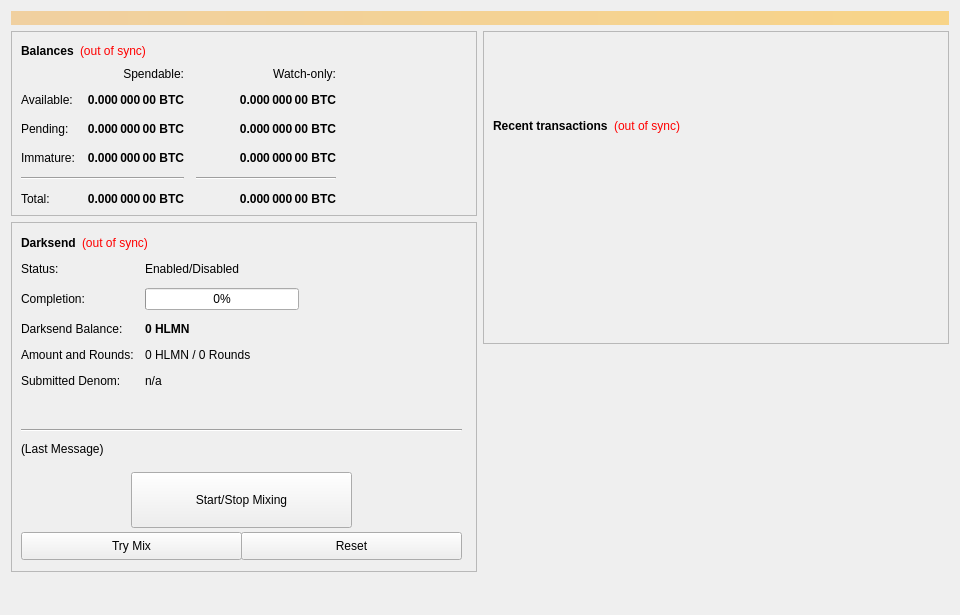
<?xml version="1.0" encoding="UTF-8"?>
<ui version="4.0">
 <class>OverviewPage</class>
 <widget class="QWidget" name="OverviewPage">
  <property name="geometry">
   <rect>
    <x>0</x>
    <y>0</y>
    <width>960</width>
    <height>615</height>
   </rect>
  </property>
  <property name="minimumSize">
   <size>
    <width>960</width>
    <height>0</height>
   </size>
  </property>
  <property name="windowTitle">
   <string>Form</string>
  </property>
  <layout class="QVBoxLayout" name="topLayout">
   <item>
    <widget class="QLabel" name="labelAlerts">
     <property name="visible">
      <bool>false</bool>
     </property>
     <property name="styleSheet">
      <string notr="true">background-color: qlineargradient(x1: 0, y1: 0, x2: 1, y2: 0, stop:0 #F0D0A0, stop:1 #F8D488); color:#000000;</string>
     </property>
     <property name="wordWrap">
      <bool>true</bool>
     </property>
     <property name="margin">
      <number>3</number>
     </property>
    </widget>
   </item>
   <item>
    <layout class="QHBoxLayout" name="horizontalLayout" stretch="1,1">
     <item>
      <layout class="QVBoxLayout" name="verticalLayout_2">
       <item>
        <widget class="QFrame" name="frame">
         <property name="frameShape">
          <enum>QFrame::StyledPanel</enum>
         </property>
         <property name="frameShadow">
          <enum>QFrame::Raised</enum>
         </property>
         <layout class="QVBoxLayout" name="verticalLayout_4">
          <item>
           <layout class="QHBoxLayout" name="horizontalLayout_4">
            <item>
             <widget class="QLabel" name="label_5">
              <property name="font">
               <font>
                <weight>75</weight>
                <bold>true</bold>
               </font>
              </property>
              <property name="text">
               <string>Balances</string>
              </property>
             </widget>
            </item>
            <item>
             <widget class="QLabel" name="labelWalletStatus">
              <property name="cursor">
               <cursorShape>WhatsThisCursor</cursorShape>
              </property>
              <property name="toolTip">
               <string>The displayed information may be out of date. Your wallet automatically synchronizes with the HLMN network after a connection is established, but this process has not completed yet.</string>
              </property>
              <property name="styleSheet">
               <string notr="true">QLabel { color: red; }</string>
              </property>
              <property name="text">
               <string notr="true">(out of sync)</string>
              </property>
              <property name="alignment">
               <set>Qt::AlignLeading|Qt::AlignLeft|Qt::AlignVCenter</set>
              </property>
             </widget>
            </item>
            <item>
             <spacer name="horizontalSpacer_3">
              <property name="orientation">
               <enum>Qt::Horizontal</enum>
              </property>
              <property name="sizeHint" stdset="0">
               <size>
                <width>40</width>
                <height>20</height>
               </size>
              </property>
             </spacer>
            </item>
           </layout>
          </item>
          <item>
           <layout class="QGridLayout" name="gridLayout">
            <property name="spacing">
             <number>12</number>
            </property>
            <item row="2" column="2">
             <widget class="QLabel" name="labelWatchPending">
              <property name="font">
               <font>
                <weight>75</weight>
                <bold>true</bold>
               </font>
              </property>
              <property name="cursor">
               <cursorShape>IBeamCursor</cursorShape>
              </property>
              <property name="toolTip">
               <string>Unconfirmed transactions to watch-only addresses</string>
              </property>
              <property name="text">
               <string notr="true">0.000 000 00 BTC</string>
              </property>
              <property name="alignment">
               <set>Qt::AlignRight|Qt::AlignTrailing|Qt::AlignVCenter</set>
              </property>
              <property name="textInteractionFlags">
               <set>Qt::LinksAccessibleByMouse|Qt::TextSelectableByKeyboard|Qt::TextSelectableByMouse</set>
              </property>
             </widget>
            </item>
            <item row="2" column="1">
             <widget class="QLabel" name="labelUnconfirmed">
              <property name="font">
               <font>
                <weight>75</weight>
                <bold>true</bold>
               </font>
              </property>
              <property name="cursor">
               <cursorShape>IBeamCursor</cursorShape>
              </property>
              <property name="toolTip">
               <string>Total of transactions that have yet to be confirmed, and do not yet count toward the spendable balance</string>
              </property>
              <property name="text">
               <string notr="true">0.000 000 00 BTC</string>
              </property>
              <property name="alignment">
               <set>Qt::AlignRight|Qt::AlignTrailing|Qt::AlignVCenter</set>
              </property>
              <property name="textInteractionFlags">
               <set>Qt::LinksAccessibleByMouse|Qt::TextSelectableByKeyboard|Qt::TextSelectableByMouse</set>
              </property>
             </widget>
            </item>
            <item row="3" column="2">
             <widget class="QLabel" name="labelWatchImmature">
              <property name="font">
               <font>
                <weight>75</weight>
                <bold>true</bold>
               </font>
              </property>
              <property name="cursor">
               <cursorShape>IBeamCursor</cursorShape>
              </property>
              <property name="toolTip">
               <string>Staked or masternode rewards in watch-only addresses that has not yet matured</string>
              </property>
              <property name="text">
               <string notr="true">0.000 000 00 BTC</string>
              </property>
              <property name="alignment">
               <set>Qt::AlignRight|Qt::AlignTrailing|Qt::AlignVCenter</set>
              </property>
              <property name="textInteractionFlags">
               <set>Qt::LinksAccessibleByMouse|Qt::TextSelectableByKeyboard|Qt::TextSelectableByMouse</set>
              </property>
             </widget>
            </item>
            <item row="4" column="0" colspan="2">
             <widget class="Line" name="lineSpendableBalance">
              <property name="orientation">
               <enum>Qt::Horizontal</enum>
              </property>
             </widget>
            </item>
            <item row="4" column="2">
             <widget class="Line" name="lineWatchBalance">
              <property name="sizePolicy">
               <sizepolicy hsizetype="Preferred" vsizetype="Fixed">
                <horstretch>0</horstretch>
                <verstretch>0</verstretch>
               </sizepolicy>
              </property>
              <property name="minimumSize">
               <size>
                <width>140</width>
                <height>0</height>
               </size>
              </property>
              <property name="orientation">
               <enum>Qt::Horizontal</enum>
              </property>
             </widget>
            </item>
            <item row="5" column="0">
             <widget class="QLabel" name="labelTotalText">
              <property name="text">
               <string>Total:</string>
              </property>
             </widget>
            </item>
            <item row="3" column="1">
             <widget class="QLabel" name="labelImmature">
              <property name="font">
               <font>
                <weight>75</weight>
                <bold>true</bold>
               </font>
              </property>
              <property name="cursor">
               <cursorShape>IBeamCursor</cursorShape>
              </property>
              <property name="toolTip">
               <string>Staked or masternode rewards that has not yet matured</string>
              </property>
              <property name="text">
               <string notr="true">0.000 000 00 BTC</string>
              </property>
              <property name="alignment">
               <set>Qt::AlignRight|Qt::AlignTrailing|Qt::AlignVCenter</set>
              </property>
              <property name="textInteractionFlags">
               <set>Qt::LinksAccessibleByMouse|Qt::TextSelectableByKeyboard|Qt::TextSelectableByMouse</set>
              </property>
             </widget>
            </item>
            <item row="2" column="3">
             <spacer name="horizontalSpacer_2">
              <property name="orientation">
               <enum>Qt::Horizontal</enum>
              </property>
              <property name="sizeHint" stdset="0">
               <size>
                <width>40</width>
                <height>20</height>
               </size>
              </property>
             </spacer>
            </item>
            <item row="3" column="0">
             <widget class="QLabel" name="labelImmatureText">
              <property name="text">
               <string>Immature:</string>
              </property>
             </widget>
            </item>
            <item row="5" column="1">
             <widget class="QLabel" name="labelTotal">
              <property name="font">
               <font>
                <weight>75</weight>
                <bold>true</bold>
               </font>
              </property>
              <property name="cursor">
               <cursorShape>IBeamCursor</cursorShape>
              </property>
              <property name="toolTip">
               <string>Your current total balance</string>
              </property>
              <property name="text">
               <string notr="true">0.000 000 00 BTC</string>
              </property>
              <property name="alignment">
               <set>Qt::AlignRight|Qt::AlignTrailing|Qt::AlignVCenter</set>
              </property>
              <property name="textInteractionFlags">
               <set>Qt::LinksAccessibleByMouse|Qt::TextSelectableByKeyboard|Qt::TextSelectableByMouse</set>
              </property>
             </widget>
            </item>
            <item row="5" column="2">
             <widget class="QLabel" name="labelWatchTotal">
              <property name="font">
               <font>
                <weight>75</weight>
                <bold>true</bold>
               </font>
              </property>
              <property name="cursor">
               <cursorShape>IBeamCursor</cursorShape>
              </property>
              <property name="toolTip">
               <string>Current total balance in watch-only addresses</string>
              </property>
              <property name="text">
               <string notr="true">0.000 000 00 BTC</string>
              </property>
              <property name="alignment">
               <set>Qt::AlignRight|Qt::AlignTrailing|Qt::AlignVCenter</set>
              </property>
              <property name="textInteractionFlags">
               <set>Qt::LinksAccessibleByMouse|Qt::TextSelectableByKeyboard|Qt::TextSelectableByMouse</set>
              </property>
             </widget>
            </item>
            <item row="0" column="2">
             <widget class="QLabel" name="labelWatchonly">
              <property name="text">
               <string>Watch-only:</string>
              </property>
              <property name="alignment">
               <set>Qt::AlignRight|Qt::AlignTrailing|Qt::AlignVCenter</set>
              </property>
             </widget>
            </item>
            <item row="1" column="0">
             <widget class="QLabel" name="labelBalanceText">
              <property name="text">
               <string>Available:</string>
              </property>
             </widget>
            </item>
            <item row="1" column="1">
             <widget class="QLabel" name="labelBalance">
              <property name="font">
               <font>
                <weight>75</weight>
                <bold>true</bold>
               </font>
              </property>
              <property name="cursor">
               <cursorShape>IBeamCursor</cursorShape>
              </property>
              <property name="toolTip">
               <string>Your current spendable balance</string>
              </property>
              <property name="text">
               <string notr="true">0.000 000 00 BTC</string>
              </property>
              <property name="alignment">
               <set>Qt::AlignRight|Qt::AlignTrailing|Qt::AlignVCenter</set>
              </property>
              <property name="textInteractionFlags">
               <set>Qt::LinksAccessibleByMouse|Qt::TextSelectableByKeyboard|Qt::TextSelectableByMouse</set>
              </property>
             </widget>
            </item>
            <item row="1" column="2">
             <widget class="QLabel" name="labelWatchAvailable">
              <property name="font">
               <font>
                <weight>75</weight>
                <bold>true</bold>
               </font>
              </property>
              <property name="cursor">
               <cursorShape>IBeamCursor</cursorShape>
              </property>
              <property name="toolTip">
               <string>Your current balance in watch-only addresses</string>
              </property>
              <property name="text">
               <string notr="true">0.000 000 00 BTC</string>
              </property>
              <property name="alignment">
               <set>Qt::AlignRight|Qt::AlignTrailing|Qt::AlignVCenter</set>
              </property>
              <property name="textInteractionFlags">
               <set>Qt::LinksAccessibleByMouse|Qt::TextSelectableByKeyboard|Qt::TextSelectableByMouse</set>
              </property>
             </widget>
            </item>
            <item row="2" column="0">
             <widget class="QLabel" name="labelPendingText">
              <property name="text">
               <string>Pending:</string>
              </property>
             </widget>
            </item>
            <item row="0" column="1">
             <widget class="QLabel" name="labelSpendable">
              <property name="text">
               <string>Spendable:</string>
              </property>
              <property name="alignment">
               <set>Qt::AlignRight|Qt::AlignTrailing|Qt::AlignVCenter</set>
              </property>
             </widget>
            </item>
           </layout>
          </item>
         </layout>
        </widget>
       </item>
       <item>
        <widget class="QFrame" name="frameDarksend">
         <property name="minimumSize">
          <size>
           <width>0</width>
           <height>350</height>
          </size>
         </property>
         <property name="layoutDirection">
          <enum>Qt::LeftToRight</enum>
         </property>
         <property name="frameShape">
          <enum>QFrame::StyledPanel</enum>
         </property>
         <property name="frameShadow">
          <enum>QFrame::Raised</enum>
         </property>
         <widget class="QWidget" name="formLayoutWidget">
          <property name="geometry">
           <rect>
            <x>10</x>
            <y>40</y>
            <width>451</width>
            <height>161</height>
           </rect>
          </property>
          <layout class="QFormLayout" name="formLayout">
           <property name="fieldGrowthPolicy">
            <enum>QFormLayout::AllNonFixedFieldsGrow</enum>
           </property>
           <property name="horizontalSpacing">
            <number>11</number>
           </property>
           <property name="verticalSpacing">
            <number>12</number>
           </property>
           <item row="0" column="0">
            <widget class="QLabel" name="label_6">
             <property name="text">
              <string>Status:</string>
             </property>
            </widget>
           </item>
           <item row="1" column="0">
            <widget class="QLabel" name="label_7">
             <property name="text">
              <string>Completion:</string>
             </property>
            </widget>
           </item>
           <item row="1" column="1">
            <widget class="QProgressBar" name="DarksendProgress">
             <property name="maximumSize">
              <size>
               <width>154</width>
               <height>16777215</height>
              </size>
             </property>
             <property name="value">
              <number>0</number>
             </property>
            </widget>
           </item>
           <item row="2" column="0">
            <widget class="QLabel" name="labelAnonymizedText">
             <property name="text">
              <string>Darksend Balance:</string>
             </property>
            </widget>
           </item>
           <item row="2" column="1">
            <widget class="QLabel" name="labelAnonymized">
             <property name="font">
              <font>
               <weight>75</weight>
               <bold>true</bold>
              </font>
             </property>
             <property name="text">
              <string notr="true">0 HLMN</string>
             </property>
            </widget>
           </item>
           <item row="3" column="0">
            <widget class="QLabel" name="label_8">
             <property name="text">
              <string>Amount and Rounds:</string>
             </property>
            </widget>
           </item>
           <item row="3" column="1">
            <widget class="QLabel" name="labelAmountRounds">
             <property name="text">
              <string>0 HLMN / 0 Rounds</string>
             </property>
            </widget>
           </item>
           <item row="4" column="0">
            <widget class="QLabel" name="label_9">
             <property name="text">
              <string>Submitted Denom:</string>
             </property>
            </widget>
           </item>
           <item row="4" column="1">
            <widget class="QLabel" name="labelSubmittedDenom">
             <property name="toolTip">
              <string>The denominations you submitted to the Masternode.&lt;br&gt;To mix, other users must submit the exact same denominations.</string>
             </property>
             <property name="text">
              <string>n/a</string>
             </property>
            </widget>
           </item>
           <item row="0" column="1">
            <widget class="QLabel" name="DarksendEnabled">
             <property name="text">
              <string>Enabled/Disabled</string>
             </property>
            </widget>
           </item>
          </layout>
         </widget>
         <widget class="QPushButton" name="runAutoDenom">
          <property name="geometry">
           <rect>
            <x>251</x>
            <y>17</y>
            <width>1</width>
            <height>1</height>
           </rect>
          </property>
          <property name="palette">
           <palette>
            <active>
             <colorrole role="WindowText">
              <brush brushstyle="SolidPattern">
               <color alpha="255">
                <red>0</red>
                <green>0</green>
                <blue>0</blue>
               </color>
              </brush>
             </colorrole>
             <colorrole role="Button">
              <brush brushstyle="SolidPattern">
               <color alpha="255">
                <red>239</red>
                <green>238</green>
                <blue>238</blue>
               </color>
              </brush>
             </colorrole>
             <colorrole role="Light">
              <brush brushstyle="SolidPattern">
               <color alpha="255">
                <red>255</red>
                <green>255</green>
                <blue>255</blue>
               </color>
              </brush>
             </colorrole>
             <colorrole role="Midlight">
              <brush brushstyle="SolidPattern">
               <color alpha="255">
                <red>247</red>
                <green>246</green>
                <blue>246</blue>
               </color>
              </brush>
             </colorrole>
             <colorrole role="Dark">
              <brush brushstyle="SolidPattern">
               <color alpha="255">
                <red>119</red>
                <green>119</green>
                <blue>119</blue>
               </color>
              </brush>
             </colorrole>
             <colorrole role="Mid">
              <brush brushstyle="SolidPattern">
               <color alpha="255">
                <red>159</red>
                <green>159</green>
                <blue>159</blue>
               </color>
              </brush>
             </colorrole>
             <colorrole role="Text">
              <brush brushstyle="SolidPattern">
               <color alpha="255">
                <red>0</red>
                <green>0</green>
                <blue>0</blue>
               </color>
              </brush>
             </colorrole>
             <colorrole role="BrightText">
              <brush brushstyle="SolidPattern">
               <color alpha="255">
                <red>255</red>
                <green>255</green>
                <blue>255</blue>
               </color>
              </brush>
             </colorrole>
             <colorrole role="ButtonText">
              <brush brushstyle="SolidPattern">
               <color alpha="255">
                <red>0</red>
                <green>0</green>
                <blue>0</blue>
               </color>
              </brush>
             </colorrole>
             <colorrole role="Base">
              <brush brushstyle="SolidPattern">
               <color alpha="255">
                <red>255</red>
                <green>255</green>
                <blue>255</blue>
               </color>
              </brush>
             </colorrole>
             <colorrole role="Window">
              <brush brushstyle="SolidPattern">
               <color alpha="255">
                <red>239</red>
                <green>238</green>
                <blue>238</blue>
               </color>
              </brush>
             </colorrole>
             <colorrole role="Shadow">
              <brush brushstyle="SolidPattern">
               <color alpha="255">
                <red>0</red>
                <green>0</green>
                <blue>0</blue>
               </color>
              </brush>
             </colorrole>
             <colorrole role="AlternateBase">
              <brush brushstyle="SolidPattern">
               <color alpha="255">
                <red>247</red>
                <green>246</green>
                <blue>246</blue>
               </color>
              </brush>
             </colorrole>
             <colorrole role="ToolTipBase">
              <brush brushstyle="SolidPattern">
               <color alpha="255">
                <red>255</red>
                <green>255</green>
                <blue>220</blue>
               </color>
              </brush>
             </colorrole>
             <colorrole role="ToolTipText">
              <brush brushstyle="SolidPattern">
               <color alpha="255">
                <red>0</red>
                <green>0</green>
                <blue>0</blue>
               </color>
              </brush>
             </colorrole>
            </active>
            <inactive>
             <colorrole role="WindowText">
              <brush brushstyle="SolidPattern">
               <color alpha="255">
                <red>0</red>
                <green>0</green>
                <blue>0</blue>
               </color>
              </brush>
             </colorrole>
             <colorrole role="Button">
              <brush brushstyle="SolidPattern">
               <color alpha="255">
                <red>239</red>
                <green>238</green>
                <blue>238</blue>
               </color>
              </brush>
             </colorrole>
             <colorrole role="Light">
              <brush brushstyle="SolidPattern">
               <color alpha="255">
                <red>255</red>
                <green>255</green>
                <blue>255</blue>
               </color>
              </brush>
             </colorrole>
             <colorrole role="Midlight">
              <brush brushstyle="SolidPattern">
               <color alpha="255">
                <red>247</red>
                <green>246</green>
                <blue>246</blue>
               </color>
              </brush>
             </colorrole>
             <colorrole role="Dark">
              <brush brushstyle="SolidPattern">
               <color alpha="255">
                <red>119</red>
                <green>119</green>
                <blue>119</blue>
               </color>
              </brush>
             </colorrole>
             <colorrole role="Mid">
              <brush brushstyle="SolidPattern">
               <color alpha="255">
                <red>159</red>
                <green>159</green>
                <blue>159</blue>
               </color>
              </brush>
             </colorrole>
             <colorrole role="Text">
              <brush brushstyle="SolidPattern">
               <color alpha="255">
                <red>0</red>
                <green>0</green>
                <blue>0</blue>
               </color>
              </brush>
             </colorrole>
             <colorrole role="BrightText">
              <brush brushstyle="SolidPattern">
               <color alpha="255">
                <red>255</red>
                <green>255</green>
                <blue>255</blue>
               </color>
              </brush>
             </colorrole>
             <colorrole role="ButtonText">
              <brush brushstyle="SolidPattern">
               <color alpha="255">
                <red>0</red>
                <green>0</green>
                <blue>0</blue>
               </color>
              </brush>
             </colorrole>
             <colorrole role="Base">
              <brush brushstyle="SolidPattern">
               <color alpha="255">
                <red>255</red>
                <green>255</green>
                <blue>255</blue>
               </color>
              </brush>
             </colorrole>
             <colorrole role="Window">
              <brush brushstyle="SolidPattern">
               <color alpha="255">
                <red>239</red>
                <green>238</green>
                <blue>238</blue>
               </color>
              </brush>
             </colorrole>
             <colorrole role="Shadow">
              <brush brushstyle="SolidPattern">
               <color alpha="255">
                <red>0</red>
                <green>0</green>
                <blue>0</blue>
               </color>
              </brush>
             </colorrole>
             <colorrole role="AlternateBase">
              <brush brushstyle="SolidPattern">
               <color alpha="255">
                <red>247</red>
                <green>246</green>
                <blue>246</blue>
               </color>
              </brush>
             </colorrole>
             <colorrole role="ToolTipBase">
              <brush brushstyle="SolidPattern">
               <color alpha="255">
                <red>255</red>
                <green>255</green>
                <blue>220</blue>
               </color>
              </brush>
             </colorrole>
             <colorrole role="ToolTipText">
              <brush brushstyle="SolidPattern">
               <color alpha="255">
                <red>0</red>
                <green>0</green>
                <blue>0</blue>
               </color>
              </brush>
             </colorrole>
            </inactive>
            <disabled>
             <colorrole role="WindowText">
              <brush brushstyle="SolidPattern">
               <color alpha="255">
                <red>119</red>
                <green>119</green>
                <blue>119</blue>
               </color>
              </brush>
             </colorrole>
             <colorrole role="Button">
              <brush brushstyle="SolidPattern">
               <color alpha="255">
                <red>239</red>
                <green>238</green>
                <blue>238</blue>
               </color>
              </brush>
             </colorrole>
             <colorrole role="Light">
              <brush brushstyle="SolidPattern">
               <color alpha="255">
                <red>255</red>
                <green>255</green>
                <blue>255</blue>
               </color>
              </brush>
             </colorrole>
             <colorrole role="Midlight">
              <brush brushstyle="SolidPattern">
               <color alpha="255">
                <red>247</red>
                <green>246</green>
                <blue>246</blue>
               </color>
              </brush>
             </colorrole>
             <colorrole role="Dark">
              <brush brushstyle="SolidPattern">
               <color alpha="255">
                <red>119</red>
                <green>119</green>
                <blue>119</blue>
               </color>
              </brush>
             </colorrole>
             <colorrole role="Mid">
              <brush brushstyle="SolidPattern">
               <color alpha="255">
                <red>159</red>
                <green>159</green>
                <blue>159</blue>
               </color>
              </brush>
             </colorrole>
             <colorrole role="Text">
              <brush brushstyle="SolidPattern">
               <color alpha="255">
                <red>119</red>
                <green>119</green>
                <blue>119</blue>
               </color>
              </brush>
             </colorrole>
             <colorrole role="BrightText">
              <brush brushstyle="SolidPattern">
               <color alpha="255">
                <red>255</red>
                <green>255</green>
                <blue>255</blue>
               </color>
              </brush>
             </colorrole>
             <colorrole role="ButtonText">
              <brush brushstyle="SolidPattern">
               <color alpha="255">
                <red>119</red>
                <green>119</green>
                <blue>119</blue>
               </color>
              </brush>
             </colorrole>
             <colorrole role="Base">
              <brush brushstyle="SolidPattern">
               <color alpha="255">
                <red>239</red>
                <green>238</green>
                <blue>238</blue>
               </color>
              </brush>
             </colorrole>
             <colorrole role="Window">
              <brush brushstyle="SolidPattern">
               <color alpha="255">
                <red>239</red>
                <green>238</green>
                <blue>238</blue>
               </color>
              </brush>
             </colorrole>
             <colorrole role="Shadow">
              <brush brushstyle="SolidPattern">
               <color alpha="255">
                <red>0</red>
                <green>0</green>
                <blue>0</blue>
               </color>
              </brush>
             </colorrole>
             <colorrole role="AlternateBase">
              <brush brushstyle="SolidPattern">
               <color alpha="255">
                <red>239</red>
                <green>238</green>
                <blue>238</blue>
               </color>
              </brush>
             </colorrole>
             <colorrole role="ToolTipBase">
              <brush brushstyle="SolidPattern">
               <color alpha="255">
                <red>255</red>
                <green>255</green>
                <blue>220</blue>
               </color>
              </brush>
             </colorrole>
             <colorrole role="ToolTipText">
              <brush brushstyle="SolidPattern">
               <color alpha="255">
                <red>0</red>
                <green>0</green>
                <blue>0</blue>
               </color>
              </brush>
             </colorrole>
            </disabled>
           </palette>
          </property>
          <property name="focusPolicy">
           <enum>Qt::NoFocus</enum>
          </property>
          <property name="autoFillBackground">
           <bool>true</bool>
          </property>
          <property name="text">
           <string/>
          </property>
          <property name="flat">
           <bool>true</bool>
          </property>
         </widget>
         <widget class="QPushButton" name="toggleDarksend">
          <property name="geometry">
           <rect>
            <x>120</x>
            <y>250</y>
            <width>221</width>
            <height>56</height>
           </rect>
          </property>
          <property name="sizePolicy">
           <sizepolicy hsizetype="MinimumExpanding" vsizetype="Fixed">
            <horstretch>0</horstretch>
            <verstretch>0</verstretch>
           </sizepolicy>
          </property>
          <property name="text">
           <string>Start/Stop Mixing</string>
          </property>
         </widget>
         <widget class="Line" name="lineLastMessage">
          <property name="geometry">
           <rect>
            <x>10</x>
            <y>200</y>
            <width>441</width>
            <height>16</height>
           </rect>
          </property>
          <property name="orientation">
           <enum>Qt::Horizontal</enum>
          </property>
         </widget>
         <widget class="QLabel" name="DarksendStatus">
          <property name="geometry">
           <rect>
            <x>10</x>
            <y>220</y>
            <width>451</width>
            <height>61</height>
           </rect>
          </property>
          <property name="minimumSize">
           <size>
            <width>288</width>
            <height>43</height>
           </size>
          </property>
          <property name="text">
           <string>(Last Message)</string>
          </property>
          <property name="alignment">
           <set>Qt::AlignLeading|Qt::AlignLeft|Qt::AlignTop</set>
          </property>
          <property name="wordWrap">
           <bool>true</bool>
          </property>
         </widget>
         <widget class="QPushButton" name="DarksendAuto">
          <property name="geometry">
           <rect>
            <x>10</x>
            <y>310</y>
            <width>221</width>
            <height>28</height>
           </rect>
          </property>
          <property name="sizePolicy">
           <sizepolicy hsizetype="MinimumExpanding" vsizetype="Fixed">
            <horstretch>0</horstretch>
            <verstretch>0</verstretch>
           </sizepolicy>
          </property>
          <property name="toolTip">
           <string>Try to manually submit a Darksend request.</string>
          </property>
          <property name="text">
           <string>Try Mix</string>
          </property>
         </widget>
         <widget class="QPushButton" name="DarksendReset">
          <property name="geometry">
           <rect>
            <x>230</x>
            <y>310</y>
            <width>221</width>
            <height>28</height>
           </rect>
          </property>
          <property name="sizePolicy">
           <sizepolicy hsizetype="MinimumExpanding" vsizetype="Fixed">
            <horstretch>0</horstretch>
            <verstretch>0</verstretch>
           </sizepolicy>
          </property>
          <property name="toolTip">
           <string>Reset the current status of Darksend (can interrupt Darksend if it's in the process of Mixing, which can cost you money!)</string>
          </property>
          <property name="autoFillBackground">
           <bool>false</bool>
          </property>
          <property name="text">
           <string>Reset</string>
          </property>
         </widget>
         <widget class="QWidget" name="layoutWidget">
          <property name="geometry">
           <rect>
            <x>10</x>
            <y>10</y>
            <width>431</width>
            <height>22</height>
           </rect>
          </property>
          <layout class="QHBoxLayout" name="horizontalLayout_5">
           <item>
            <widget class="QLabel" name="label_2">
             <property name="font">
              <font>
               <weight>75</weight>
               <bold>true</bold>
              </font>
             </property>
             <property name="text">
              <string>Darksend</string>
             </property>
            </widget>
           </item>
           <item>
            <widget class="QLabel" name="labelDarksendSyncStatus">
             <property name="toolTip">
              <string>The displayed information may be out of date. Your wallet automatically synchronizes with the HLMN network after a connection is established, but this process has not completed yet.</string>
             </property>
             <property name="styleSheet">
              <string notr="true">QLabel { color: red; }</string>
             </property>
             <property name="text">
              <string notr="true">(out of sync)</string>
             </property>
             <property name="alignment">
              <set>Qt::AlignLeading|Qt::AlignLeft|Qt::AlignVCenter</set>
             </property>
            </widget>
           </item>
           <item>
            <spacer name="horizontalSpacer_4">
             <property name="orientation">
              <enum>Qt::Horizontal</enum>
             </property>
             <property name="sizeHint" stdset="0">
              <size>
               <width>40</width>
               <height>20</height>
              </size>
             </property>
            </spacer>
           </item>
          </layout>
         </widget>
        </widget>
       </item>
       <item>
        <spacer name="verticalSpacer">
         <property name="orientation">
          <enum>Qt::Vertical</enum>
         </property>
         <property name="sizeHint" stdset="0">
          <size>
           <width>20</width>
           <height>40</height>
          </size>
         </property>
        </spacer>
       </item>
      </layout>
     </item>
     <item>
      <layout class="QVBoxLayout" name="verticalLayout_3">
       <item>
        <widget class="QFrame" name="frame_2">
         <property name="frameShape">
          <enum>QFrame::StyledPanel</enum>
         </property>
         <property name="frameShadow">
          <enum>QFrame::Raised</enum>
         </property>
         <layout class="QVBoxLayout" name="verticalLayout">
          <item>
           <spacer name="verticalSpacer_3">
            <property name="orientation">
             <enum>Qt::Vertical</enum>
            </property>
            <property name="sizeType">
             <enum>QSizePolicy::Fixed</enum>
            </property>
            <property name="sizeHint" stdset="0">
             <size>
              <width>20</width>
              <height>75</height>
             </size>
            </property>
           </spacer>
          </item>
          <item>
           <layout class="QHBoxLayout" name="horizontalLayout_2">
            <item>
             <widget class="QLabel" name="label_4">
              <property name="font">
               <font>
                <weight>75</weight>
                <bold>true</bold>
               </font>
              </property>
              <property name="text">
               <string>Recent transactions</string>
              </property>
             </widget>
            </item>
            <item>
             <widget class="QLabel" name="labelTransactionsStatus">
              <property name="cursor">
               <cursorShape>WhatsThisCursor</cursorShape>
              </property>
              <property name="toolTip">
               <string>The displayed information may be out of date. Your wallet automatically synchronizes with the HLMN network after a connection is established, but this process has not completed yet.</string>
              </property>
              <property name="styleSheet">
               <string notr="true">QLabel { color: red; }</string>
              </property>
              <property name="text">
               <string notr="true">(out of sync)</string>
              </property>
              <property name="alignment">
               <set>Qt::AlignRight|Qt::AlignTrailing|Qt::AlignVCenter</set>
              </property>
             </widget>
            </item>
            <item>
             <spacer name="horizontalSpacer">
              <property name="orientation">
               <enum>Qt::Horizontal</enum>
              </property>
              <property name="sizeHint" stdset="0">
               <size>
                <width>40</width>
                <height>20</height>
               </size>
              </property>
             </spacer>
            </item>
           </layout>
          </item>
          <item>
           <widget class="QListView" name="listTransactions">
            <property name="styleSheet">
             <string notr="true">QListView { background: transparent; }</string>
            </property>
            <property name="frameShape">
             <enum>QFrame::NoFrame</enum>
            </property>
            <property name="verticalScrollBarPolicy">
             <enum>Qt::ScrollBarAlwaysOff</enum>
            </property>
            <property name="horizontalScrollBarPolicy">
             <enum>Qt::ScrollBarAlwaysOff</enum>
            </property>
            <property name="selectionMode">
             <enum>QAbstractItemView::NoSelection</enum>
            </property>
           </widget>
          </item>
         </layout>
        </widget>
       </item>
       <item>
        <spacer name="verticalSpacer_2">
         <property name="orientation">
          <enum>Qt::Vertical</enum>
         </property>
         <property name="sizeType">
          <enum>QSizePolicy::Expanding</enum>
         </property>
         <property name="sizeHint" stdset="0">
          <size>
           <width>20</width>
           <height>40</height>
          </size>
         </property>
        </spacer>
       </item>
      </layout>
     </item>
    </layout>
   </item>
  </layout>
 </widget>
 <resources/>
 <connections/>
</ui>
